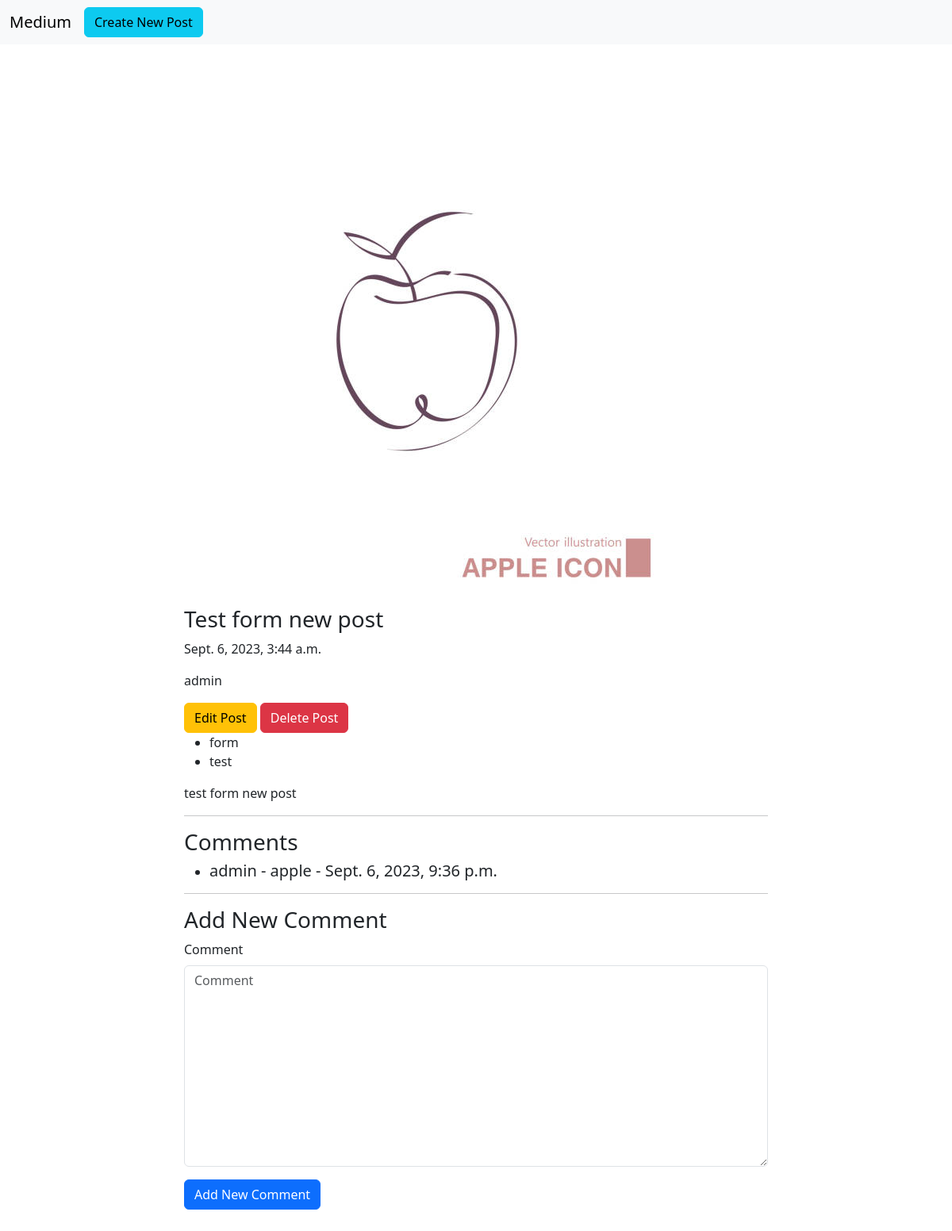
The app's page /blog/4 with its own data.
### blog/models.py (models this page shows, shortened)
class Post(models.Model):
    title = models.CharField(max_length=100)
    content= models.TextField(max_length=30000)
    create_date= models.DateTimeField(default=timezone.now())
    draft = models.BooleanField(default=True)
    tags = TaggableManager()
    author = models.ForeignKey(User,on_delete=models.SET_NULL,null=True,blank=True,related_name='post_user')
    img =models.ImageField(upload_to='posts/',null=True)
    def __str__(self):
        return self.title

class Comment(models.Model):
    user = models.ForeignKey(User, on_delete=models.CASCADE , related_name='comment_author')
    post = models.ForeignKey(Post,related_name='comment_post',on_delete=models.CASCADE)
    Comment = models.TextField(max_length=2000)
    create_at = models.DateTimeField(default=timezone.now)

### blog/views.py (the view)
# urls.py: path('blog/<int:pk>' , Post_Detail),
def Post_Detail(request,pk):
    data = Post.objects.get(id=pk)
    post_comments = Comment.objects.filter(post=data)
    if request.method == 'POST':
        form = CommentForm(request.POST)
        if form.is_valid():
            myform = form.save(commit=False)
            myform.user = request.user
            myform.post = data
            myform.save()
    else:
        form = CommentForm()
    return render(request,'blog/post_detail.html',{'post':data , 'form':form , 'post_comments':post_comments})

### blog/forms.py
class CommentForm(forms.ModelForm):
    class Meta:
        model = Comment
        fields = ['Comment']

### blog/templates/blog/post_detail.html (shortened to what this page needs)
{% load django_bootstrap5 %}
<!doctype html>
<html lang="en">
  <head>
    <link rel="stylesheet" href="https://cdnjs.cloudflare.com/ajax/libs/bootstrap/5.3.1/css/bootstrap.min.css" />    <nav class="navbar navbar-expand-lg bg-body-tertiary">
        <div class="container-fluid">
          <a class="navbar-brand" href="/blog">Medium</a>
          <div class="collapse navbar-collapse" id="navbarSupportedContent">
            <a class="btn btn-info me-2" href="/blog/new">Create New Post</a>
          </div>
        </div>
      </nav>
      <div class="container mt-5">
        <div class="row py-5">
                <div class="col-lg-8 mx-auto">
                  <img src="{{post.img.url}}" alt="">
                  <h3>
                    {{post}}
                </h3>
                <p>{{post.create_date}}</p>
                <p>{{post.author}}</p>
                <a href="/blog/{{post.id}}/edit" class="btn btn-warning">Edit Post</a>
                <a href="/blog/{{post.id}}/delete" class="btn btn-danger">Delete Post</a>
                <ul>
                  {% for tag in post.tags.all %}
                    <li>{{ tag }}</li>
                  {% endfor %}
                </ul>
                <p>{{post.content|safe}}</p>
                <hr>
                <h3> Comments </h3>
                <ul>
                    {% for comment in post_comments %}
                      <li>
                        <h5> {{comment.user}} - {{comment.Comment}} - {{comment.create_at}} </h5>
                      </li>
                    {% endfor %}
                </ul>
                <hr>
                <h3> Add New Comment </h3>
                <form method="post">
                    {% bootstrap_form form %}
                    {% bootstrap_button button_type="submit" content="Add New Comment" %}
                </form>
                </div>
        </div>
      </div>
    </body>
</html>

### records on screen
Post: img (picture), title "Test form new post", create_date "Sept. 6, 2023, 3:44 a.m.", author "admin", content "test form new post"
Tag: name "form"
Tag: name "test"
Comment: user "admin", Comment "apple", create_at "Sept. 6, 2023, 9:36 p.m."
